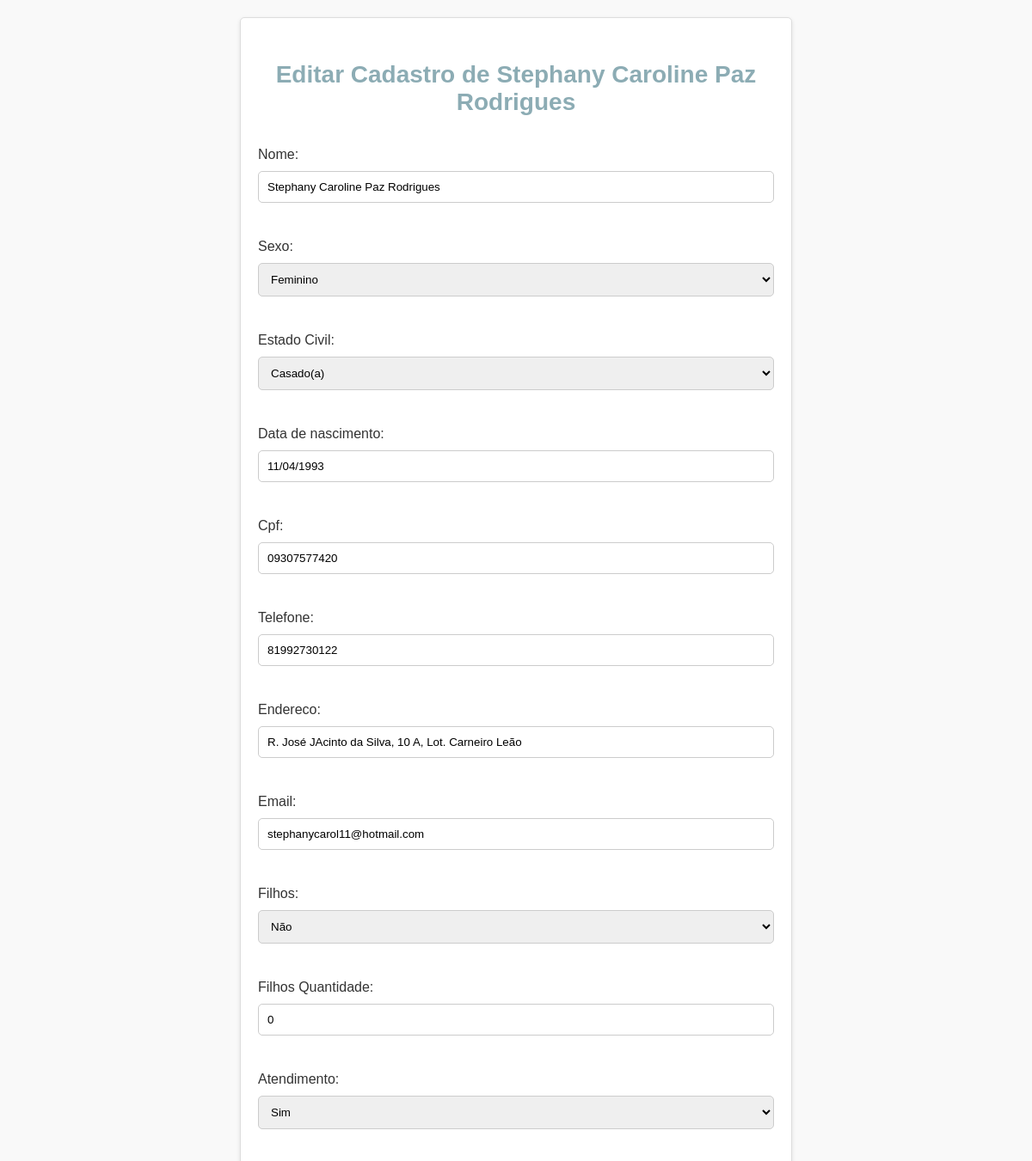
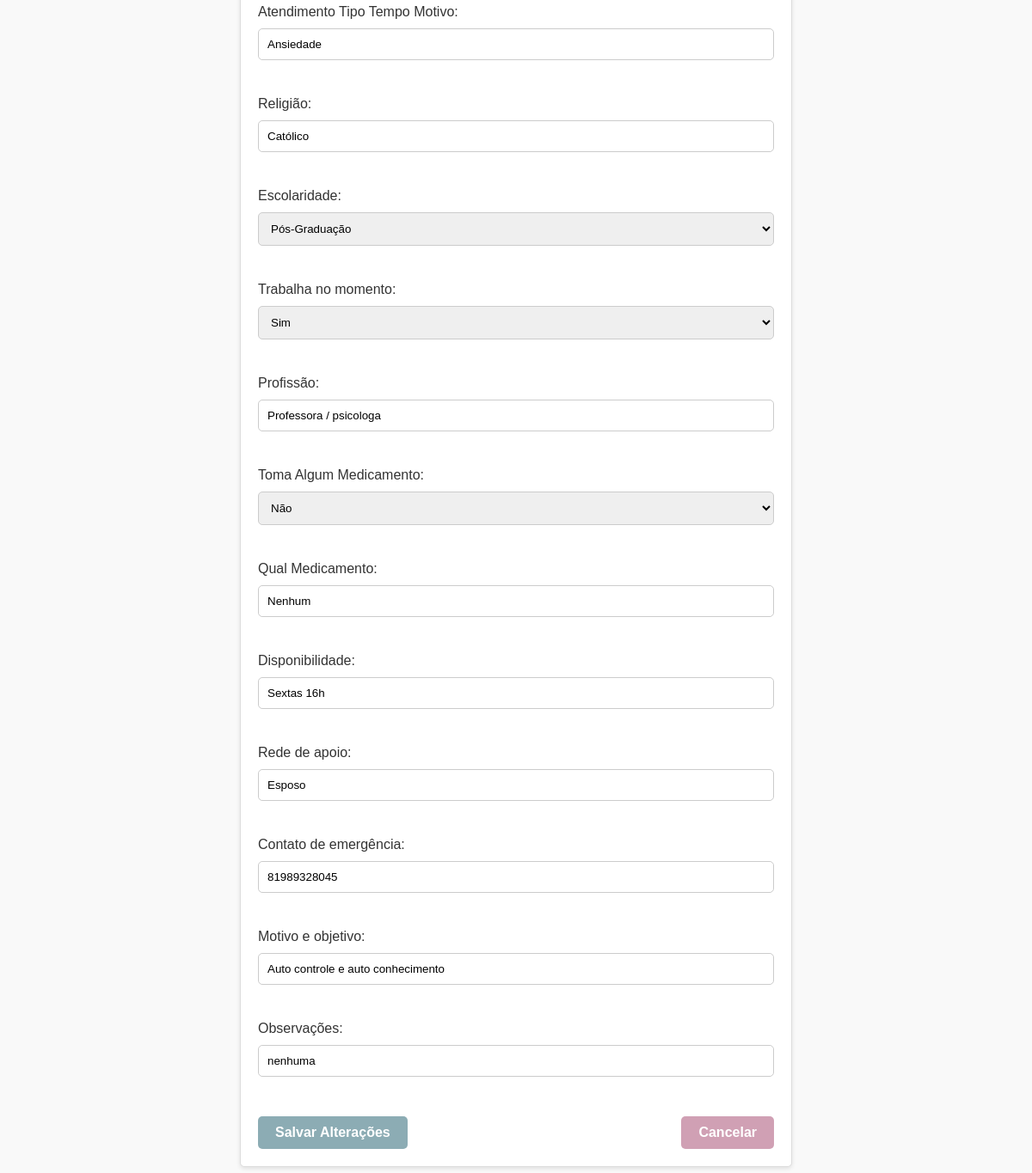
The app's page /pacientes/pacientes/editar/21/ (signed in) with its own data (2 pictures, top to bottom).
### pacientes/models.py (models this page shows, shortened)
class Paciente(models.Model):
    usuario = models.ForeignKey(User, on_delete=models.CASCADE)  # Vincula ao usuário
    nome = models.CharField(max_length=100)
    telefone = models.CharField(max_length=15)
    endereco = models.CharField(max_length=255)
    data_de_nascimento = models.DateField(null=True, blank=True)
    cpf = models.CharField(max_length=11, unique=True)
    sexo = models.CharField(max_length=10, choices=[('Masc', 'Masculino'), ('Fem', 'Feminino'), ('O', 'Outro')])
    email = models.EmailField()
    estado_Civil = models.CharField(max_length=255, choices=[('Não Informado', 'Não Informado'), ('Casado(a)', 'Casado(a)'), ('Solteiro(a)', 'Solteiro(a)'), ('Divorciado(a)', 'Divorciado(a)'), ('Viúvo(a)', 'Viúvo(a)')])
    filhos = models.CharField(max_length=10, choices=[('Sim', 'Sim'), ('Não', 'Não')])
    filhos_Quantidade = models.CharField(max_length=10)
    atendimento= models.CharField(max_length=10, choices=[('Sim', 'Sim'), ('Não', 'Não')])
    atendimento_Tipo_Tempo_Motivo = models.CharField(max_length=500)
    religião = models.CharField(max_length=20)
    escolaridade = models.CharField(max_length=255, choices=[('Fundamental', 'Fundamental'), ('Médio', 'Médio'), ('Superior Completo', 'Superior Completo'), ('Superior incompleto', 'Superior incompleto'), ('Pós-Grauação', 'Pós-Graduação'), ('Mestrado', 'Mestrado'), ('Dotourado', 'Dotourado')])
    trabalha_no_momento = models.CharField(max_length=10, choices=[('Sim', 'Sim'), ('Não', 'Não')])
    profissão = models.CharField(max_length=50)
    toma_Algum_Medicamento =models.CharField(max_length=10, choices=[('Sim', 'Sim'), ('Não', 'Não')])
    qual_Medicamento =  models.CharField(max_length=100)
    Disponibilidade = models.CharField(max_length=100)
    rede_de_apoio = models.CharField(max_length=255)
    contato_de_emergência = models.CharField(max_length=100)
    motivo_e_objetivo = models.CharField(max_length=500)
    observações = models.CharField(max_length=1000)

### pacientes/views.py (the view)
# urls.py: path('pacientes/editar/<int:paciente_id>/', editar_paciente, name='editar_paciente'),  # URL para edição
@login_required
def editar_paciente(request, paciente_id):
    paciente = get_object_or_404(Paciente, id=paciente_id)  # Busca o paciente pelo ID ou retorna erro 404
    if request.method == 'POST':
        form = PacienteForm(request.POST, instance=paciente)  # Atualiza o objeto com novos dados
        if form.is_valid():
            form.save()
            return redirect('listar_pacientes')  # Redireciona para a lista de pacientes após a atualização
    else:
        form = PacienteForm(instance=paciente)  # Exibe o formulário com os dados atuais do paciente
    return render(request, 'pacientes/editar_paciente.html', {'form': form, 'paciente': paciente})

### pacientes/forms.py
class PacienteForm(forms.ModelForm):
    class Meta:
        model = Paciente
        fields = ['nome', 'sexo', 'estado_Civil', 'data_de_nascimento', 'cpf', 'telefone', 'endereco', 'email', 'filhos', 'filhos_Quantidade', 'atendimento', 'atendimento_Tipo_Tempo_Motivo', 'religião', 'escolaridade', 'trabalha_no_momento', 'profissão', 'toma_Algum_Medicamento', 'qual_Medicamento', 'Disponibilidade', 'rede_de_apoio', 'contato_de_emergência', 'motivo_e_objetivo', 'observações' ]

### pacientes/templates/pacientes/editar_paciente.html (shortened to what this page needs)
<!DOCTYPE html>
<html lang="pt-br">
<head>
    {% load static %}
    <link rel="stylesheet" href="{% static 'css/styles.css' %}">
</head>
<body>
    <div class="container">
        <h2>Editar Cadastro de {{ paciente.nome }}</h2>
        <form method="post" class="form-edit">
            {{ form.as_p }}
            <div class="button-group">
                <button type="submit" class="btn-save">Salvar Alterações</button>
                <a href="{% url 'listar_pacientes' %}" class="btn-cancel">Cancelar</a>
            </div>
        </form>
    </div>
</body>
</html>

### static/css/styles.css (style rules this page uses)
h2 { text-align: center; color: #333; font-size: 28px; margin-top: 30px; }
body { font-family: Arial, sans-serif; background-color: #f9f9f9; color: #333; padding: 20px; margin: 0; }
.container { max-width: 600px; margin: 0 auto; padding: 20px; background-color: #fff; border: 1px solid #ddd; border-radius: 5px; box-shadow: 0 2px 5px rgba(0, 0, 0, 0.1); }
h2 { text-align: center; color: #8cacb4; font-weight: bold; margin-bottom: 20px; }
.form-edit { display: flex; flex-direction: column; }
.button-group { display: flex; justify-content: space-between; margin-top: 20px; }
.btn-save, .btn-cancel { padding: 10px 20px; border: none; border-radius: 5px; cursor: pointer; font-size: 16px; font-weight: bold; transition: background-color 0.3s; text-align: center; }
.btn-save { background-color: #8cacb4; color: #fff; }
.btn-cancel { background-color: #d0a0b4; color: #fff; text-decoration: none; display: inline-block; text-align: center; }
.form-edit input[type="text"], .form-edit input[type="email"], .form-edit input[type="date"], .form-edit select { width: 100%; padding: 10px; margin: 10px 0; border: 1px solid #ccc; border-radius: 5px; box-sizing: border-box; }

### records on screen
Paciente: nome "Stephany Caroline Paz Rodrigues", sexo "Feminino", estado_Civil "Casado(a)", data_de_nascimento "11/04/1993", cpf "09307577420", telefone "81992730122", endereco "R. José JAcinto da Silva, 10 A, Lot. Carneiro Leão", email "stephanycarol11@hotmail.com", filhos "Não", filhos_Quantidade "0", atendimento "Sim", atendimento_Tipo_Tempo_Motivo "Ansiedade", religião "Católico", escolaridade "Pós-Graduação", trabalha_no_momento "Sim", profissão "Professora / psicologa", toma_Algum_Medicamento "Não", qual_Medicamento "Nenhum", Disponibilidade "Sextas 16h", rede_de_apoio "Esposo", contato_de_emergência "81989328045", motivo_e_objetivo "Auto controle e auto conhecimento", observações "nenhuma"
